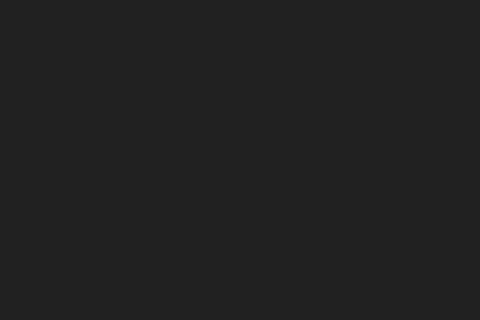
Frame 1 (no input)
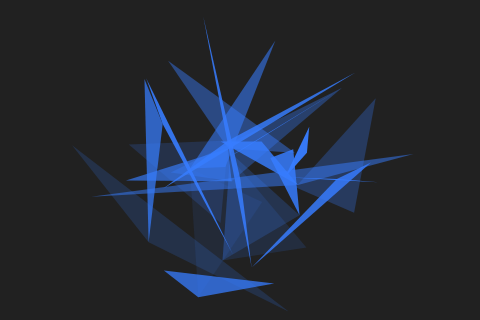
Frame 60 (no input)
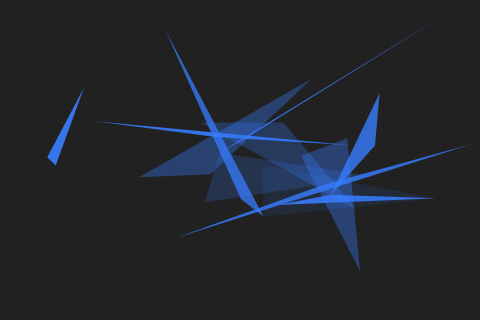
Frame 120 (the mouse pressed at the canvas centre since frame 60)

The p5.js sketch that drew these frames (run headless with seeded random() and noise() and a simulated clock; from frame 60 on, the mouse is pressed at the canvas centre):

// p5.js sketch
// ── sketch.js
"use strict";
//==========
// p5.js

const DEG_TO_RAD = Math.PI / 180;
const AREA_MIN = 5000;
const DISP_W = 480;
const DISP_H = 320;

let dots;

function setup(){
	createCanvas(DISP_W, DISP_H);
	frameRate(32);
	colorMode(RGB);

	dots = [];
	for(let i=0; i<61; i++){
		let x = width / 2;
		let y = height / 2;
		let r = 1;
		let spd = random(1, 30) * 0.1;
		let deg = random(0, 360);
		let dot = new Dot(x, y, r);
		dot.setMove(spd, deg);
		dots.push(dot);
	}
}

function draw(){
	background(33, 33, 33);

	for(let i=0; i<dots.length-2; i+=2){
		let d1 = dots[i];
		let d2 = dots[i+1];
		let d3 = dots[i+2];
		let alpha = calcAlpha(d1, d2, d3);
		let str = "rgba(55, 125, 255, " + alpha + ")";
		noStroke(); fill(color(str));
		triangle(d1.x, d1.y, d2.x, d2.y, d3.x, d3.y);
	}

	for(let dot of dots) dot.draw();
}

function calcAlpha(d1, d2, d3){
	let num = (d1.x-d3.x)*(d2.y-d3.y)-(d2.x-d3.x)*(d1.y-d3.y);
	let area = min(AREA_MIN, Math.floor(Math.abs(num) * 0.5));
	let alpha = 1 - map(area, 0, AREA_MIN, 0.0, 1.0);
	return alpha;
}

class Dot{

	constructor(x, y, r){
		this._x = x;
		this._y = y;
		this._r = r;
		this._vX = 0;
		this._vY = 0;
	}

	get x(){return this._x;}
	get y(){return this._y;}
	get r(){return this._r;}
	get vX(){return this._vX;}
	get vY(){return this._vY;}

	set x(n){this._x = n;}
	set y(n){this._y = n;}
	set r(n){this._r = n;}
	set vX(n){this._vX = n;}
	set vY(n){this._vY = n;}

	setMove(spd, deg){
		let rad = DEG_TO_RAD * deg;
		this._vX = Math.cos(rad) * spd;
		this._vY = Math.sin(rad) * spd;
	}

	draw(){
		// if(this.x < 0) this.vX *= -1;
		// if(this.y < 0) this.vY *= -1;
		// if(width < this.x)  this.vX *= -1;
		// if(height < this.y) this.vY *= -1;
		if(this.x < 0) this.x = width / 2;
		if(this.y < 0) this.y = height / 2;
		if(width < this.x)  this.x = width / 2;
		if(height < this.y) this.y = height / 2;
		this._x += this._vX;
		this._y += this._vY;
		//noStroke(); fill(255, 255, 255);
		//circle(this._x, this._y, this._r*2);
	}
}
